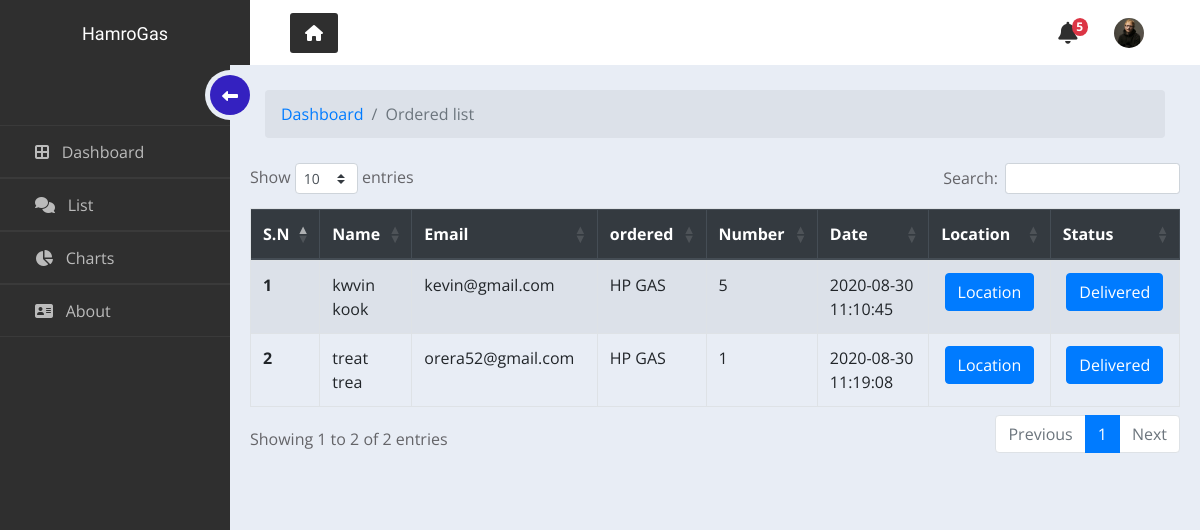
The page /HamroGas/php/staff/Delivered_order.php on the database as committed earlier.
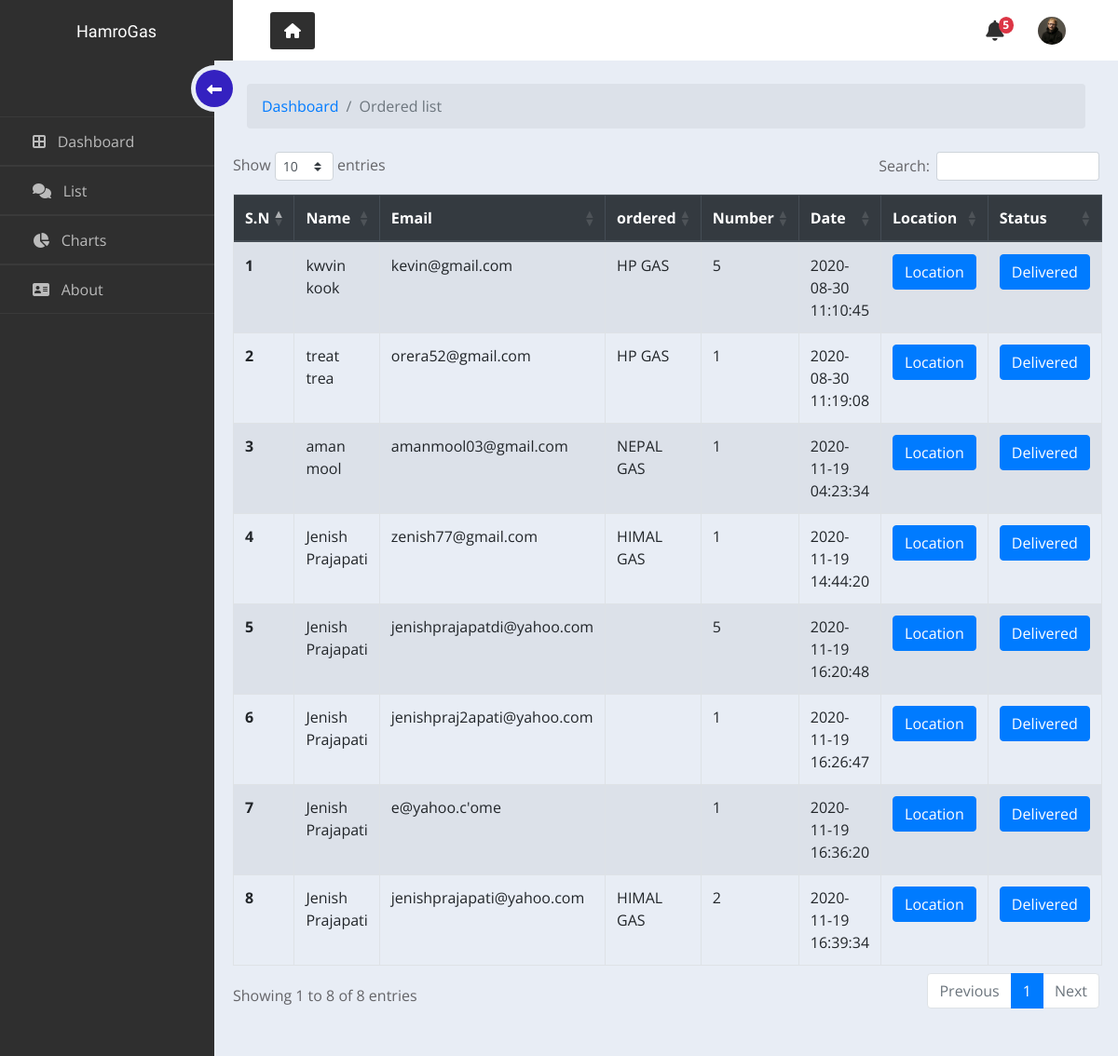
The same page on the database as committed later.
### tables this page shows
CREATE TABLE `customer` (
  `customer_id` int(6) UNSIGNED NOT NULL,
  `email` varchar(80) NOT NULL,
  `postby_id` int(6) DEFAULT 1,
  `created_at` timestamp NULL DEFAULT current_timestamp(),
  `is_verified` tinyint(1) DEFAULT 0,
  `verifiedby_id` int(6) DEFAULT 1,
  `updated_at` datetime DEFAULT NULL ON UPDATE current_timestamp(),
  `status` tinyint(1) DEFAULT 1,
  `first_name` varchar(30) NOT NULL,
  `last_name` varchar(30) NOT NULL,
  `address` varchar(40) NOT NULL,
  `phone_number` int(10) NOT NULL,
  `item` varchar(30) NOT NULL,
  `payment` varchar(30) NOT NULL,
  `purpose` varchar(40) NOT NULL,
  `quantity` int(3) NOT NULL,
  `profile` varchar(255) NOT NULL,
  `citizenship_card` varchar(255) NOT NULL,
  `code` mediumint(7) NOT NULL,
  `latitude` decimal(12,8) NOT NULL,
  `longitude` decimal(12,8) NOT NULL
);

### HamroGas/php/staff/Delivered_order.php (the view, shortened to what this page needs)
<?php include("include/header.php"); ?>
  <div class="main_body">
    <div class="sidebar_menu">
          <div class="inner__sidebar_menu">
            <ul>
              <li>
                <a href="index.php">
                  <span class="icon">
                    <i class="fas fa-border-all"></i></span>
                  <span class="list">Dashboard</span>
                </a>
              </li>
                <li>
                <a href="List.php">
                  <span class="icon"><i class="fas fa-comments"></i></span>
                  <span class="list">List</span>
                </a>
              </li>
              <li>
                <a href="charts.php">
                  <span class="icon"><i class="fas fa-chart-pie"></i></span>
                  <span class="list">Charts</span>
                </a>
              <li>
                <a href="#">
                  <span class="icon"><i class="fas fa-address-card"></i></span>
                  <span class="list">About</span>
                </a>
              </li>
            </ul>
            <div class="hamburger">
              <div class="inner_hamburger">
                  <span class="arrow">
                      <i class="fas fa-long-arrow-alt-left"></i>
                  </span>
              </div>
          </div>
          </div>
      </div>
         <div class="container">
<nav aria-label="breadcrumb" style="margin-bottom: 25px;">
  <ol class="breadcrumb" style="background-color: #dce1e9;">
    <li class="breadcrumb-item"><a href="index.php">Dashboard</a></li>
    <li class="breadcrumb-item active" aria-current="page">Ordered list</li>
  </ol>
</nav>
      <div class="row justify-content-center " >
      <table class="table table-bordered table-striped table-hover">
        <thead class="thead-dark">
          <tr>
            <th scope="col">S.N</th>
            <th scope="col">Name</th>
            <th scope="col">Email</th>
            <th scope="col">ordered</th>
            <th scope="col">Number</th>
            <th scope="col">Date</th>
            <th scope="col">Location</th>
            <th scope="col">Status</th>
          </tr>
        </thead>
        <tbody>
          <?php
      $sn=1;
     $sql = mysqli_query($conn,"SELECT * FROM customer");
     while($main_result = mysqli_fetch_assoc($sql))
     {
     ?>
          <tr>
            <th scope="row"><?php echo $sn++; ?></th>
            <td><?php echo $main_result['first_name'];echo ' ';echo $main_result['last_name']; ?></td>
            <td><?php echo $main_result['email']; ?></td>
            <td><?php echo $main_result['item']; ?></td>
            <td><?php echo $main_result['quantity']; ?></td>
            <td><?php echo $main_result['created_at']; ?></td>
                <td align="center"><a onclick="map(<?php   echo($main_result['customer_id']);?>);" style="cursor: pointer; color:#dd3e4e;"><i class="btn btn-primary" style="font-style: normal;">Location</i></a></td>
                <td align="center"><a onclick="delivered(<?php echo($main_result['customer_id']);?>);" style="cursor: pointer; color:#dd3e4e;"><i class="btn btn-primary " style="font-style: normal;">Delivered</i></a>
                 </td>
          </tr>
          <?php }
           ?>
        </tbody>
      </table>
    </div>
      </div>
  </div>
</div>
 <?= include("include/footer.php");?>

Rows that differ between the two databases and show on the page:
added customer: first_name "aman", last_name "mool", email "amanmool03@gmail.com", item "NEPAL GAS", quantity "1", created_at "2020-11-19 04:23:34"
added customer: first_name "Jenish", last_name "Prajapati", email "zenish77@gmail.com", item "HIMAL GAS", quantity "1", created_at "2020-11-19 14:44:20"
added customer: first_name "Jenish", last_name "Prajapati", email "jenishprajapatdi@yahoo.com", quantity "5", created_at "2020-11-19 16:20:48"
added customer: first_name "Jenish", last_name "Prajapati", email "jenishpraj2apati@yahoo.com", quantity "1", created_at "2020-11-19 16:26:47"
added customer: first_name "Jenish", last_name "Prajapati", email "e@yahoo.c'ome", quantity "1", created_at "2020-11-19 16:36:20"
added customer: first_name "Jenish", last_name "Prajapati", email "jenishprajapati@yahoo.com", item "HIMAL GAS", quantity "2", created_at "2020-11-19 16:39:34"
Other text that changed with them:
text written by a page script: "Show entries Search: Showing 1 to 2 of 2 entries Previous 1 Next" → "Show entries Search: Showing 1 to 8 of 8 entries Previous 1 Next"
